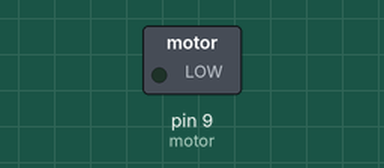
The sketch below on a simulated Arduino Uno, built with avr-gcc and run on an emulated ATmega328P. On the bench: switched loads named in the sketch (green lamp = pin HIGH).

Above: at 2.5 s.
At 7.5 s:
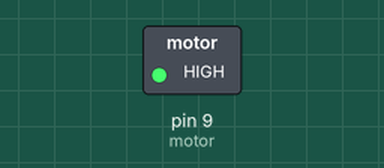
Timing chart, 0 to 13.0 s (numbered marks = the images above):
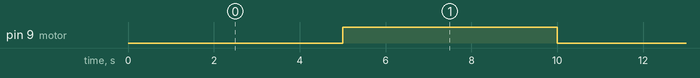

The sketch:

Relemotor.ino
```cpp
// una varible te tipo entero...
/// que se llama "motor"
// inicialaizada con el valor 9
// int motor = 9;

#define motor 9
#define ON LOW
#define OFF HIGH

void setup(){
  pinMode(motor, OUTPUT);
}

void loop()
{
  digitalWrite(motor, ON);
  delay(5000);
  digitalWrite(motor, OFF);
  delay(5000);
}
```

Measured:
- by itself, pin 9 (motor): alternates HIGH for 5.0 s and LOW for 5.0 s
